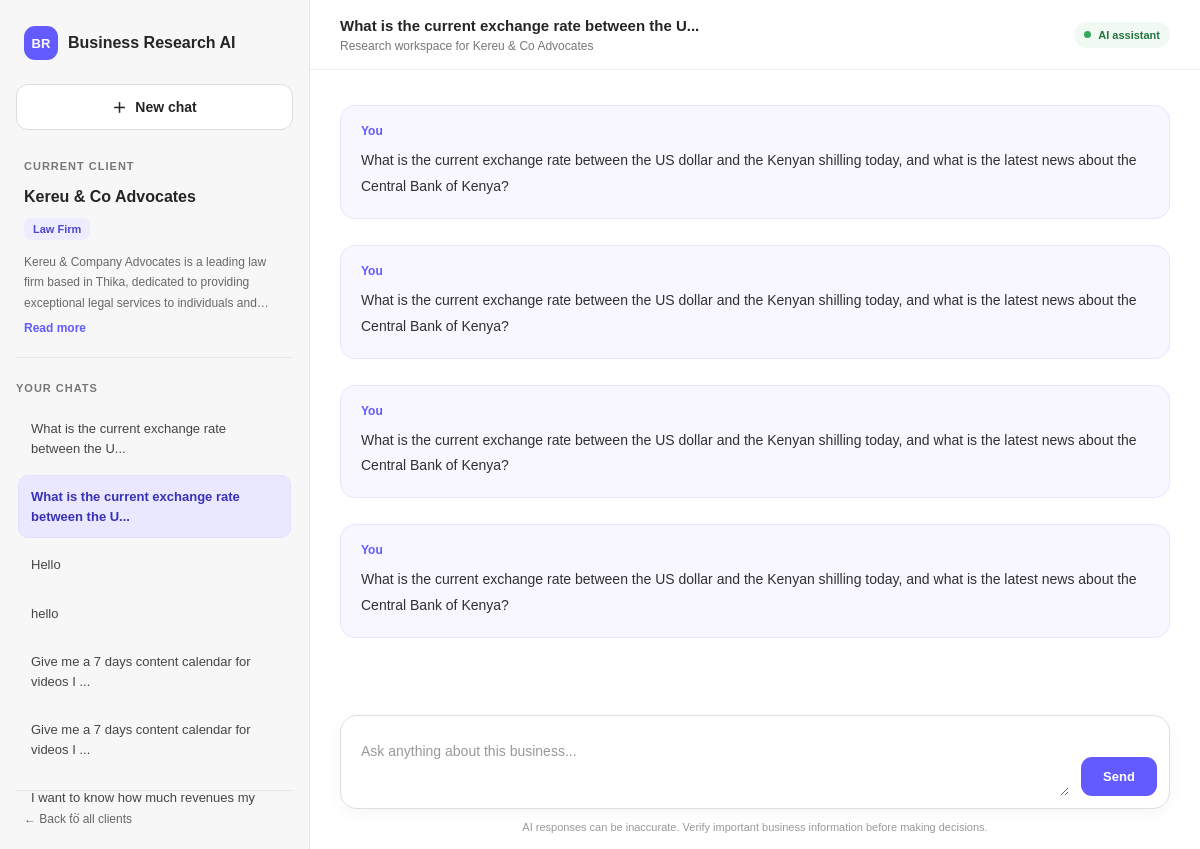
The app's page /clients/1/chat/11/ with its own data.
### clients/models.py (models this page shows, shortened)
class Client(models.Model):
    name = models.CharField(max_length=200)
    business_name = models.CharField(max_length=200)
    industry = models.CharField(max_length=100, blank=True)
    description = models.TextField(blank=True)
    created_at = models.DateTimeField(auto_now_add=True)

class Conversation(models.Model):
    client = models.ForeignKey(
        Client,
        on_delete=models.CASCADE,
        related_name="conversations"
    )
    title = models.CharField(max_length=200, default="Business Research")
    created_at = models.DateTimeField(auto_now_add=True)
    updated_at = models.DateTimeField(auto_now=True)

class Message(models.Model):
    SENDER_CHOICES = [
        ("user", "User"),
        ("ai", "AI Assistant"),
    ]
    conversation = models.ForeignKey(
        Conversation,
        on_delete=models.CASCADE,
        related_name="messages"
    )
    sender = models.CharField(
        max_length=10,
        choices=SENDER_CHOICES
    )
    content = models.TextField()
    created_at = models.DateTimeField(auto_now_add=True)
    class Meta:
        ordering = ["created_at", "id"]

### clients/views.py (the view, shortened to what this page needs)
# urls.py: path("<int:client_id>/chat/<int:conversation_id>/", views.conversation_workspace, name="conversation_workspace"),
def conversation_workspace(request, client_id, conversation_id):
    client = get_object_or_404(Client, id=client_id)
    conversation = get_object_or_404(Conversation, id=conversation_id, client=client)
    conversation_history = conversation.messages.all()
    conversations = client.conversations.order_by("-updated_at", "-id")
    return render(
        request,
        "clients/workspace.html",
        {
            "client": client,
            "conversation": conversation,
            "conversation_history": conversation_history,
            "conversations": conversations,
        },
    )

### clients/templates/clients/workspace.html (shortened to what this page needs)
<!DOCTYPE html>
<html lang="en">
<head>
</head>
<body>
    <div class="app-layout">
        <aside class="sidebar">
            <div class="brand">
                <div class="brand-icon">BR</div>
                <span>Business Research AI</span>
            </div>
            <a
                href="{% url 'new_conversation' client.id %}"
                class="new-chat-button"
            >
                <span aria-hidden="true">＋</span>
                <span>New chat</span>
            </a>
            <section class="client-section">
                <p class="section-label">Current client</p>
                <h2 class="business-name">
                    {{ client.business_name }}
                </h2>
                {% if client.industry %}
                    <span class="industry-label">
                        {{ client.industry }}
                    </span>
                {% endif %}
                {% if client.description %}
                    <p class="description-preview">
                        {{ client.description }}
                    </p>
                    <details class="description-details">
                        <summary>
                            <span class="read-more-label">Read more</span>
                        </summary>
                    </details>
                {% else %}
                    <p class="description-preview">
                        No business description has been added yet.
                    </p>
                {% endif %}
            </section>
            <section class="history-section">
                <p class="section-label">Your chats</p>
                <nav class="conversation-list">
                    {% for item in conversations %}
                        <a
                            href="{% url 'conversation_workspace' client.id item.id %}"
                            class="conversation-link {% if item.id == conversation.id %}active{% endif %}"
                            {% if item.id == conversation.id %}aria-current="page"{% endif %}
                        >
                            {{ item.title }}
                        </a>
                    {% empty %}
                        <p class="empty-history">
                            Your conversations will appear here.
                        </p>
                    {% endfor %}
                </nav>
            </section>
            <footer class="sidebar-footer">
                <a href="{% url 'dashboard' %}" class="back-link">
                    ← Back to all clients
                </a>
            </footer>
        </aside>
        <main class="main-panel">
            <header class="topbar">
                <div>
                    <h1 class="topbar-title">
                        {{ conversation.title }}
                    </h1>
                    <p class="topbar-subtitle">
                        Research workspace for {{ client.business_name }}
                    </p>
                </div>
                <div class="status-label">
                    <span class="status-dot"></span>
                    AI assistant
                </div>
            </header>
            <section class="messages">
                {% if not conversation_history %}
                    <div class="welcome-message">
                        <div class="welcome-icon">AI</div>
                        <h2>
                            Let's research {{ client.business_name }}
                        </h2>
                        <p>
                            Ask questions about this business, explore
                            competitors, understand the market, analyse
                            customers or investigate business opportunities.
                        </p>
                    </div>
                {% else %}
                    {% for message in conversation_history %}
                        {% if message.sender == "user" %}
                            <article class="chat-message user-message">
                                <div class="message-sender">
                                    You
                                </div>
                                <div class="message-content">
                                    {{ message.content|linebreaksbr }}
                                </div>
                            </article>
                        {% endif %}
                    {% endfor %}
                {% endif %}
            </section>
            <footer class="input-area">
                <form
                    method="post"
                    action="{% url 'conversation_workspace' client.id conversation.id %}"
                    class="input-box"
                    id="chatForm"
                >
                    <textarea
                        name="message"
                        id="messageInput"
                        class="message-input"
                        placeholder="Ask anything about this business..."
                        rows="2"
                        aria-label="Your research question"
                        required
                    ></textarea>
                    <button type="submit" class="send-button" id="sendButton">
                        Send
                    </button>
                </form>
                <p class="input-note">
                    AI responses can be inaccurate. Verify important
                    business information before making decisions.
                </p>
            </footer>
        </main>
    </div>
</body>
</html>

### records on screen
Client: business_name "Kereu & Co Advocates", industry "Law Firm", description "Kereu & Company Advocates is a leading law firm based in Thika, dedicated to providing exceptional legal services to individuals…"
Conversation: title "What is the current exchange rate between the U..."
Conversation: title "What is the current exchange rate between the U..."
Conversation: title "Hello"
Conversation: title "hello"
Conversation: title "Give me a 7 days content calendar for videos I ..."
Conversation: title "Give me a 7 days content calendar for videos I ..."
Conversation: title "I want to know how much revenues my…"
Message: content "What is the current exchange rate between the US dollar and the Kenyan shilling today, and what is the latest news about the Central Bank of Kenya?"
Message: content "What is the current exchange rate between the US dollar and the Kenyan shilling today, and what is the latest news about the Central Bank of Kenya?"
Message: content "What is the current exchange rate between the US dollar and the Kenyan shilling today, and what is the latest news about the Central Bank of Kenya?"
Message: content "What is the current exchange rate between the US dollar and the Kenyan shilling today, and what is the latest news about the Central Bank of Kenya?"
